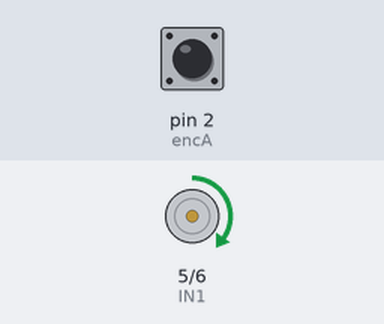
A sketch run on a simulated Arduino Uno, built with avr-gcc and run on an emulated ATmega328P. Shown: motor-driver pin pairs drawn as motors (green arrow = first pin HIGH = forward, orange = second pin HIGH = backward, longer = more drive). Inputs (shaded band) come from the test bench; at power-on: pin 2 (encA) HIGH. What the sketch prints to the serial monitor is not drawn.

Above: at 4.1 s.
Timing chart, 0 to 5.6 s (numbered marks = the images above):
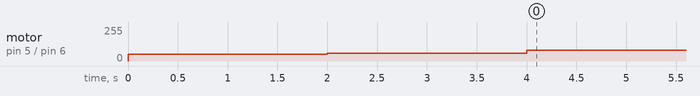

The sketch:

Main_Logic_withPID.ino
```cpp
// // //********* PIN CONFIGURATION *********//
// // const int IN1 = 5;   // DRV8871 PWM pin
// // const int IN2 = 6;  // DRV8871 Dir pin
// // const int encA = 2;  // Encoder Phase A (D2 for Interrupt)
// // const int encB = 3;  // Encoder Phase B

// // //********* ENCODER VARIABLES *********//
// // volatile long encoderCount = 0;
// // long previousCount = 0;

// // //********* TIMING VARIABLES *********//
// // unsigned long previousTime = 0;
// // const int sampleTime = 50; // Calculate speed every 50 milliseconds

// // //********* PID VARIABLES *********//
// // float targetMechanicalHz = 6.0;
// // float motorCPR = 330.0; // Double check
// // float targetSpeed = (targetMechanicalHz * motorCPR) * (sampleTime / 1000.0);
// // float actualSpeed = 0;

// // // The PID Tuning Constants
// // float Kp = 1.5;
// // float Ki = 0.2;
// // float Kd = 0.1;

// // float error = 0;
// // float integral = 0;
// // float previousError = 0;

// // ////////////////////////////////////////////////////////////////////////////
// // void setup() {
// //   // Serial.begin(9600);

// //   pinMode(IN1, OUTPUT);
// //   pinMode(IN2, OUTPUT);
// //   pinMode(encA, INPUT_PULLUP);
// //   pinMode(encB, INPUT_PULLUP);

// //   // Attach the interrupt
// //   attachInterrupt(digitalPinToInterrupt(encA), updateEncoder, RISING);

// //   // Motor initial condition
// //   digitalWrite(IN1, LOW);
// //   digitalWrite(IN2, LOW);

// // }

// // ///////////////////////////////////////////////////////////////////////

// // void loop() {
// //   unsigned long currentTime = millis();

// //   // Run the control loop exactly every 50ms
// //   if (currentTime - previousTime >= sampleTime) {

// //     //Speed Calculation
// //     long currentCount = encoderCount;
// //     actualSpeed = currentCount - previousCount;
// //     previousCount = currentCount;

// //     //Error Calculation
// //     error = targetSpeed - actualSpeed;

// //     //PID Logic
// //     integral = integral + error;

// //     //Integral limits in case of motor stall (LOL)
// //     if (integral > 200) integral = 200;
// //     if (integral < -200) integral = -200;

// //     float derivative = error - previousError;
// //     previousError = error;

// //     //New PWM
// //     float controlSignal = (Kp * error) + (Ki * integral) + (Kd * derivative);

// //     //Output
// //     int motorPWM = constrain(controlSignal, 0, 255);

// //     digitalWrite(IN2, LOW);
// //     analogWrite(IN1, motorPWM);

// //     //Print
// //     // Serial.print("Target:");
// //     // Serial.print(targetSpeed);
// //     // Serial.print(" Actual:");
// //     // Serial.print(actualSpeed);
// //     // Serial.print(" PWM:");
// //     // Serial.println(motorPWM);

// //     //Reset Timer
// //     previousTime = currentTime;
// //   }
// // }

// // // --- HARDWARE INTERRUPT ---
// // void updateEncoder() {
// //   if (digitalRead(encB) == HIGH) {
// //     encoderCount++;
// //   } else {
// //     encoderCount--;
// //   }
// // }
// /////////////////////////////////////////////////////////////////////////////////
// //********* PIN CONFIGURATION *********//
// const int IN1 = 5;       // DRV8871 PWM pin (Muscle)
// const int IN2 = 6;       // DRV8871 Dir pin (Direction)
// const int hallPin = 4;   // A3144 Hall Effect Sensor

// //********* STATE MACHINE VARIABLES *********//
// int swimMode = 0;         // 0 = OFF, 1 = 1Hz, 2 = 3Hz, 3 = 5Hz
// int lastHallState = HIGH; // Tracks the previous state of the sensor

// //********* ESTIMATED PWM SPEEDS *********//
// // Since the encoder is gone, these are raw power values (0-255).
// // You must tune these numbers to match the physical speeds you want!
// int pwm1Hz = 50;  // Tune this to the slowest speed before it stalls
// int pwm3Hz = 100; // Tune this to your medium cruising speed
// int pwm5Hz = 200; // Tune this to your fast sprint speed

// void setup() {
//   pinMode(IN1, OUTPUT);
//   pinMode(IN2, OUTPUT);

//   // The A3144 MUST have an internal pull-up resistor active to work properly
//   pinMode(hallPin, INPUT_PULLUP);

//   // Set the motor direction to FORWARD
//   digitalWrite(IN2, LOW);

//   // Start the fish in the OFF state
//   analogWrite(IN1, 0);
// }

// void loop() {
//   // 1. READ THE SENSOR
//   int currentHallState = digitalRead(hallPin);

//   // 2. DETECT THE "TAP" (Edge Detection)
//   // We only trigger when the signal drops from HIGH (no magnet) to LOW (magnet present)
//   if (currentHallState == LOW && lastHallState == HIGH) {

//     swimMode++; // Move to the next swimming mode

//     // If we go past the 4th state, loop back to OFF
//     if (swimMode > 3) {
//       swimMode = 0;
//     }

//     // "Debounce" delay. This forces the Arduino to ignore the sensor
//     // for 300ms so a single tap doesn't register as a double-click.
//     delay(300);
//   }

//   // Save the state for the next loop
//   lastHallState = currentHallState;

//   // 3. EXECUTE THE SWIM MODE
//   switch (swimMode) {
//     case 0: // OFF
//       analogWrite(IN1, 0);
//       break;

//     case 1: // State 1: Slow (~1 Hz)
//       analogWrite(IN1, pwm1Hz);
//       break;

//     case 2: // State 2: Medium (~3 Hz)
//       analogWrite(IN1, pwm3Hz);
//       break;

//     case 3: // State 3: Fast (~5 Hz)
//       analogWrite(IN1, pwm5Hz);
//       break;
//   }
// }

//********* PIN CONFIGURATION *********//
const int IN1 = 5;       // DRV8871 PWM pin (Muscle)
const int IN2 = 6;       // DRV8871 Dir pin (Direction)
const int encA = 2;      // Encoder Phase A (Must be D2)
const int encB = 3;      // Encoder Phase B

//********* POSITION VARIABLES *********//
volatile long encoderCount = 0;
float motorCPR = 330.0;  // WARNING: Change this to your motor's actual CPR!

//********* TIMING VARIABLES *********//
unsigned long previousMillis = 0;
const long printInterval = 500; // Print data every 500ms

void setup() {
  Serial.begin(9600);

  pinMode(IN1, OUTPUT);
  pinMode(IN2, OUTPUT);
  pinMode(encA, INPUT_PULLUP);
  pinMode(encB, INPUT_PULLUP);

  // Wake up the hardware interrupt for the encoder
  attachInterrupt(digitalPinToInterrupt(encA), updateEncoder, RISING);

  // Set motor to move FORWARD
  digitalWrite(IN2, LOW);

  // Set the continuous running speed (0 to 255)
  // If it stalls and hums, raise this number!
  analogWrite(IN1, 50);
  delay(2000);
  analogWrite(IN1, 60);
  delay(2000);
  analogWrite(IN1, 80);


  Serial.println("Continuous Run Mode Online.");
}

void loop() {
  // Grab the current time
  unsigned long currentMillis = millis();

  // Check if 500ms have passed since our last print
  if (currentMillis - previousMillis >= printInterval) {
    // Save the last time we printed
    previousMillis = currentMillis;

    // THE MATH
    float currentAngle = (encoderCount / motorCPR) * 360.0;

    // THE PRINT
    Serial.print("Clicks: ");
    Serial.print(encoderCount);
    Serial.print("  |  Angle: ");
    Serial.print(currentAngle);
    Serial.println(" Degrees");
  }
}

// --- HARDWARE INTERRUPT ---
void updateEncoder() {
  if (digitalRead(encB) == HIGH) {
    encoderCount++;
  } else {
    encoderCount--;
  }
}
```
